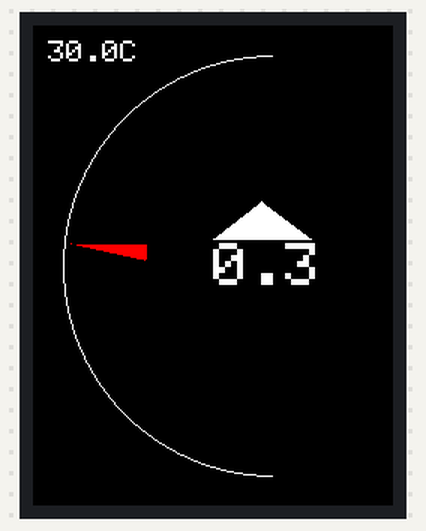
This program was run on a simulated Arduino Mega 2560, built with avr-gcc and run on an emulated ATmega2560. Shown: 240×320 colour display.

Above: at 0.4 s.
At 5.28 s:
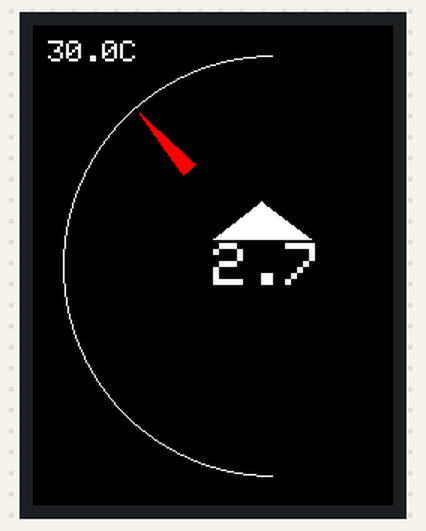
At 10.18 s:
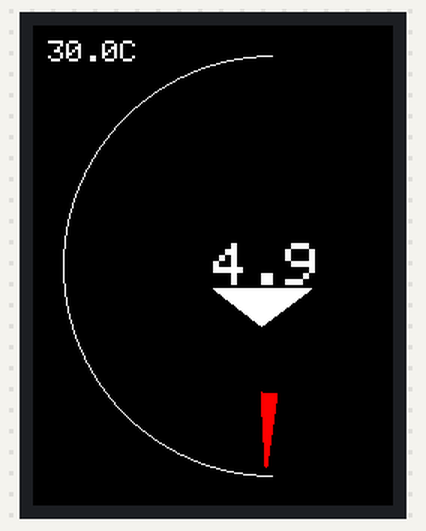
At 20.13 s:
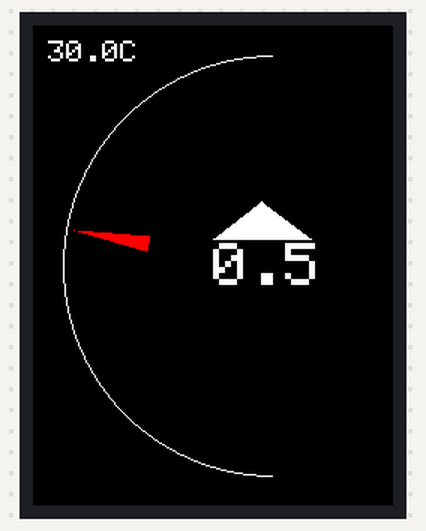
At 29.94 s:
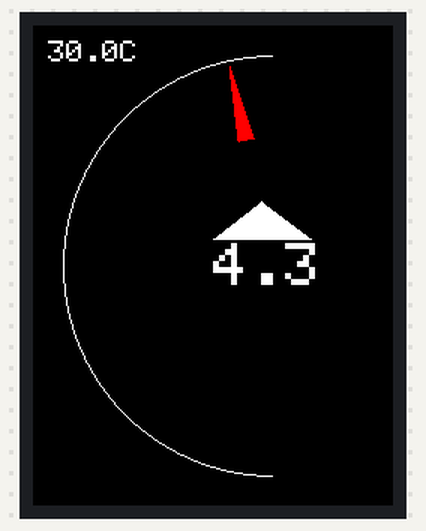
At 39.83 s:
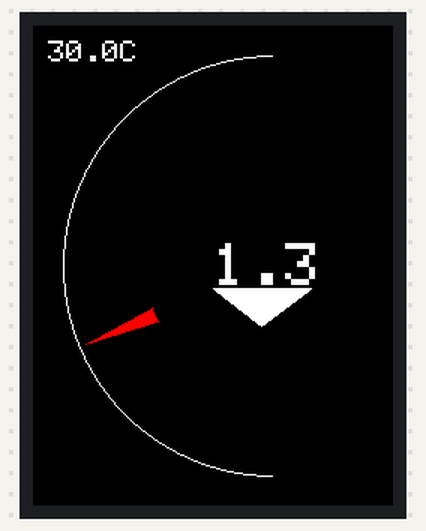

The program:

main.cpp
```cpp
#include <MCUFRIEND_kbv.h>
#include <math.h>

#include <vario.hpp>

MCUFRIEND_kbv tft;


void setup() {
    uint16_t ID = tft.readID();
    tft.begin(ID);
    tft.setRotation(0); // Portrait

    // Draw a static clock face for reference (if needed)
    tft.fillScreen(TFT_BLACK);
    tft.drawCircle(160, 160, 140, TFT_WHITE);
    tft.fillRect(160, 0, 180, 320, TFT_BLACK);
}

void loop() {
    static float sink = 0;
    static float delta_sink = 0.1;
    static float temperature = 30;
    sink += delta_sink;
    if(abs(sink) >= 5.)
        delta_sink = -delta_sink;

    updateVario(tft, sink, temperature);
    delay(50);

    //end of vario needle
}
```

vario.hpp
```cpp
#ifndef __VARIO_HPP
#define __VARIO_HPP

#include <MCUFRIEND_kbv.h>

void updateVario(MCUFRIEND_kbv &tft, float sink, float temperature);
void drawVarioArrow(MCUFRIEND_kbv &tft, float sink);
void writeVarioValue(MCUFRIEND_kbv &tft, float sink);
void drawVarioTriangle(MCUFRIEND_kbv &tft, float sink);
void writeTemperature(MCUFRIEND_kbv &tft, float temperature);

#endif
```

vario.cpp
```cpp
#include <vario.hpp>


void updateVario(MCUFRIEND_kbv &tft, float sink, float temperature) {
    static float previous_sink = NAN;
    if(sink != previous_sink) {
        writeVarioValue(tft, sink);
        drawVarioArrow(tft, sink);
        drawVarioTriangle(tft, sink);
        writeTemperature(tft, temperature);
    }
}


void writeVarioValue(MCUFRIEND_kbv &tft, float sink) {
    static float previous_sink = NAN;

    tft.setTextSize(4);
    if(previous_sink != NAN) {
        tft.setCursor(120, 145);
        tft.setTextColor(TFT_BLACK);
        tft.print(abs(previous_sink), 1);
    }
    tft.setCursor(120, 145);
    tft.setTextColor(TFT_WHITE);
    tft.print(abs(sink), 1);
    previous_sink = sink;
}


void drawVarioArrow(MCUFRIEND_kbv &tft, float sink) {
    const int angle_degrees = sink * 18 -90;
    const int cx = 160;       // Center of the clock
    const int cy = 160;
    const int length = 50;    // Length of the hand
    const int width = 5;
    const int start_offset = 85; // Distance from the center to start the line

    static int old_start_x_1, old_start_y_1, old_start_x_2, old_start_y_2, old_end_x, old_end_y; // To track previous hand position

    float angle_radians = angle_degrees * PI / 180.0;
    float cos_angle = cos(angle_radians);
    float sin_angle = sin(angle_radians);

    int start_x_1 = cx + start_offset * sin_angle - width * cos_angle;
    int start_y_1 = cy - start_offset * cos_angle - width * sin_angle;
    int start_x_2 = cx + start_offset * sin_angle + width * cos_angle;
    int start_y_2 = cy - start_offset * cos_angle + width * sin_angle;
    int end_x = cx + (start_offset + length) * sin_angle;
    int end_y = cy - (start_offset + length) * cos_angle;

    if (old_end_x != 0 || old_end_y != 0) { // Only erase if an old hand exists
        tft.fillTriangle(old_start_x_1, old_start_y_1, old_start_x_2, old_start_y_2, old_end_x, old_end_y, TFT_BLACK);
    }
    tft.fillTriangle(start_x_1, start_y_1, start_x_2, start_y_2, end_x, end_y, TFT_RED);

    old_start_x_1 = start_x_1;
    old_start_y_1 = start_y_1;
    old_start_x_2 = start_x_2;
    old_start_y_2 = start_y_2;
    old_end_x = end_x;
    old_end_y = end_y;
}


void drawVarioTriangle(MCUFRIEND_kbv &tft, float sink) {
    static int previous_triangle = 0;

    if(sink < 0  && previous_triangle != -1) {
        previous_triangle = -1;
        tft.fillTriangle(120, 175, 185, 175, 152.5, 200, TFT_WHITE);
        tft.fillTriangle(120, 142, 185, 142, 152.5, 117, TFT_BLACK);
    }
    if(sink > 0 && previous_triangle != 1) {
        previous_triangle = 1;
        tft.fillTriangle(120, 175, 185, 175, 152.5, 200, TFT_BLACK);
        tft.fillTriangle(120, 142, 185, 142, 152.5, 117, TFT_WHITE);
    }
    if(sink == 0 && previous_triangle == 1) {
        tft.fillTriangle(120, 142, 185, 142, 152.5, 117, TFT_BLACK);
        previous_triangle = 0;
    }
    if(sink == 0 && previous_triangle == -1) {
        tft.fillTriangle(120, 175, 185, 175, 152.5, 200, TFT_BLACK);
        previous_triangle = 0;
    }
}

void writeTemperature(MCUFRIEND_kbv &tft, float temperature) {
    static float previous_temperature = NAN;
    if(temperature != previous_temperature) {
        tft.setCursor(10, 10);
        tft.setTextSize(2);
        tft.setTextColor(TFT_BLACK);
        tft.print(previous_temperature, 1);
        tft.write('C');
        tft.setCursor(10, 10);
        tft.setTextColor(TFT_WHITE);
        tft.print(temperature, 1);
        tft.write('C');
        previous_temperature = temperature;
    }
}
```
